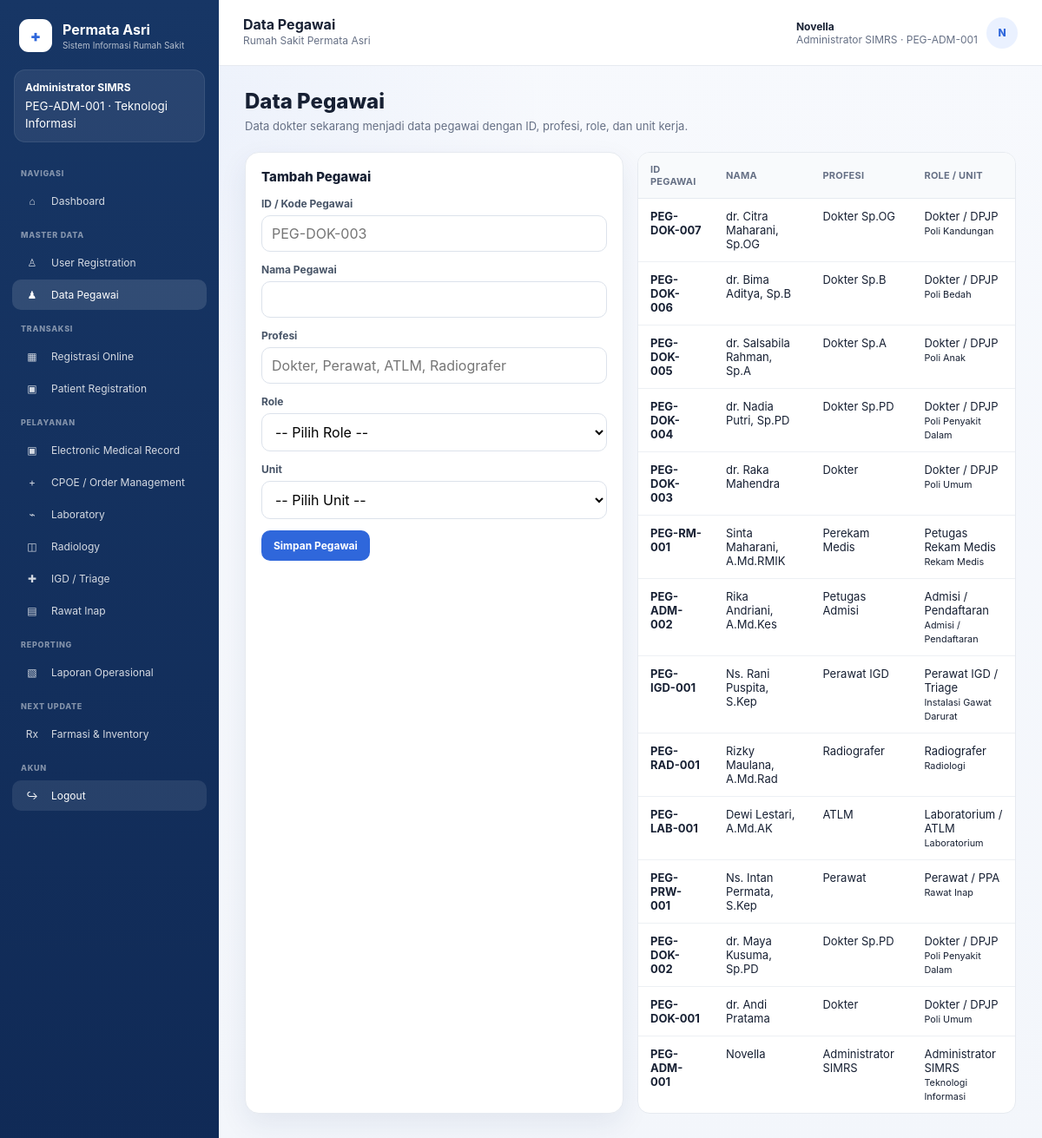
The page /employees.php (signed in) on the database its author committed.
### tables this page shows
CREATE TABLE users (
    id INT AUTO_INCREMENT PRIMARY KEY,
    employee_id INT NOT NULL UNIQUE,
    username VARCHAR(60) NOT NULL UNIQUE,
    password_hash VARCHAR(255) NOT NULL,
    is_active TINYINT(1) NOT NULL DEFAULT 1,
    created_at DATETIME NOT NULL DEFAULT CURRENT_TIMESTAMP,
    CONSTRAINT fk_user_employee FOREIGN KEY (employee_id) REFERENCES employees(id)
);

CREATE TABLE roles (
    id INT AUTO_INCREMENT PRIMARY KEY,
    code VARCHAR(50) NOT NULL UNIQUE,
    name VARCHAR(100) NOT NULL
);

CREATE TABLE employees (
    id INT AUTO_INCREMENT PRIMARY KEY,
    employee_code VARCHAR(30) NOT NULL UNIQUE,
    full_name VARCHAR(150) NOT NULL,
    profession VARCHAR(100) NOT NULL,
    role_id INT NOT NULL,
    unit_id INT NULL,
    is_active TINYINT(1) NOT NULL DEFAULT 1,
    CONSTRAINT fk_employee_role FOREIGN KEY (role_id) REFERENCES roles(id),
    CONSTRAINT fk_employee_unit FOREIGN KEY (unit_id) REFERENCES units(id)
);

CREATE TABLE units (
    id INT AUTO_INCREMENT PRIMARY KEY,
    code VARCHAR(30) NOT NULL UNIQUE,
    name VARCHAR(100) NOT NULL,
    unit_type VARCHAR(30) NOT NULL
);

### database.php (called while the page is built, shortened)
<?php
function db(): PDO
{
    static $pdo = null;
    if ($pdo instanceof PDO) {
        return $pdo;
    }
    $dsn = 'mysql:host=' . DB_HOST . ';dbname=' . DB_NAME . ';charset=utf8mb4';
    $pdo = new PDO($dsn, DB_USER, DB_PASS, [
        PDO::ATTR_ERRMODE => PDO::ERRMODE_EXCEPTION,
        PDO::ATTR_DEFAULT_FETCH_MODE => PDO::FETCH_ASSOC,
        PDO::ATTR_EMULATE_PREPARES => false,
    ]);
    return $pdo;
}

### functions.php (called while the page is built, shortened)
<?php
require_once __DIR__ . '/../config/database.php';
require_once __DIR__ . '/schema_updates.php';
function e(?string $value): string
{
    return htmlspecialchars($value ?? '', ENT_QUOTES, 'UTF-8');
}
function current_user(): ?array
{
    ensure_progress03_schema(db());
    $stmt = db()->prepare(
        'SELECT u.id AS user_id, u.username, e.id AS employee_id, e.employee_code,
                e.full_name, e.profession, r.id AS role_id, r.code AS role_code,
                r.name AS role_name, un.name AS unit_name
         FROM users u
         JOIN employees e ON e.id = u.employee_id
         JOIN roles r ON r.id = e.role_id
         LEFT JOIN units un ON un.id = e.unit_id
         WHERE u.id = ? AND u.is_active = 1
         LIMIT 1'
    );
    $stmt->execute([$_SESSION['user_id']]);
    $user = $stmt->fetch();
    return $user ?: null;
}
function require_login(): array
{
    $user = current_user();
    return $user;
}
function sidebar_menus(int $roleId): array
{
    $stmt = db()->prepare(
        'SELECT DISTINCT m.label, m.icon, m.section_name, m.page_file, m.sort_order
         FROM menus m
         JOIN permissions p ON p.code = m.permission_code
         JOIN role_permissions rp ON rp.permission_id = p.id
         WHERE rp.role_id = ? AND m.is_active = 1
         ORDER BY m.sort_order, m.id'
    );
    $stmt->execute([$roleId]);
    return $stmt->fetchAll();
}

### schema_updates.php (called while the page is built, shortened)
<?php
function ensure_progress03_schema(PDO $pdo): void
{
    $pdo->exec(
        "CREATE TABLE IF NOT EXISTS patient_registration_requests (
            id INT AUTO_INCREMENT PRIMARY KEY,
            request_no VARCHAR(40) NULL UNIQUE,
            nik VARCHAR(16) NOT NULL,
            full_name VARCHAR(150) NOT NULL,
            birth_date DATE NOT NULL,
            gender ENUM('L','P') NOT NULL,
            address TEXT NULL,
            phone VARCHAR(30) NOT NULL,
            email VARCHAR(120) NULL,
            payer VARCHAR(40) NOT NULL DEFAULT 'Umum',
            unit_id INT NOT NULL,
            doctor_employee_id INT NOT NULL,
            schedule_id INT NOT NULL,
            visit_date DATE NOT NULL,
            complaint TEXT NULL,
            status VARCHAR(40) NOT NULL DEFAULT 'Menunggu Verifikasi',
            admin_note TEXT NULL,
            patient_id INT NULL,
            registration_id INT NULL,
            reviewed_by INT NULL,
            reviewed_at DATETIME NULL,
            created_at DATETIME NOT NULL DEFAULT CURRENT_TIMESTAMP,
            INDEX idx_prr_status (status),
            INDEX idx_prr_visit_date (visit_date),
            CONSTRAINT fk_prr_unit FOREIGN KEY (unit_id) REFERENCES units(id),
            CONSTRAINT fk_prr_doctor FOREIGN KEY (doctor_employee_id) REFERENCES employees(id),
            CONSTRAINT fk_prr_schedule FOREIGN KEY (schedule_id) REFERENCES doctor_schedules(id),
            CONSTRAINT fk_prr_patient FOREIGN KEY (patient_id) REFERENCES patients(id),
            CONSTRAINT fk_prr_registration FOREIGN KEY (registration_id) REFERENCES registrations(id),
            CONSTRAINT fk_prr_reviewer FOREIGN KEY (reviewed_by) REFERENCES users(id)
        ) ENGINE=InnoDB"
    );
    $menuCheck = $pdo->prepare('SELECT id FROM menus WHERE page_file=? LIMIT 1');
    $menuCheck->execute(['patient_registration_requests.php']);
    $units = [
        ['PB', 'Poli Bedah', 'POLI'],
        ['PK', 'Poli Kandungan', 'POLI'],
    ];
    $unitInsert = $pdo->prepare(
        'INSERT INTO units (code, name, unit_type)
         SELECT ?, ?, ?
         WHERE NOT EXISTS (SELECT 1 FROM units WHERE code=?)'
    );
    foreach ($units as [$code, $name, $type]) {
        $unitInsert->execute([$code, $name, $type, $code]);
    }
    $roleStmt = $pdo->prepare("SELECT id FROM roles WHERE code='dokter' LIMIT 1");
    $roleStmt->execute();
    $doctorRoleId = (int) $roleStmt->fetchColumn();
    if ($doctorRoleId > 0) {
        $doctorSeeds = [
            ['PEG-DOK-003', 'dr. Raka Mahendra', 'Dokter', 'PU'],
            ['PEG-DOK-004', 'dr. Nadia Putri, Sp.PD', 'Dokter Sp.PD', 'PD'],
            ['PEG-DOK-005', 'dr. Salsabila Rahman, Sp.A', 'Dokter Sp.A', 'PA'],
            ['PEG-DOK-006', 'dr. Bima Aditya, Sp.B', 'Dokter Sp.B', 'PB'],
            ['PEG-DOK-007', 'dr. Citra Maharani, Sp.OG', 'Dokter Sp.OG', 'PK'],
        ];
        $unitIdStmt = $pdo->prepare('SELECT id FROM units WHERE code=? LIMIT 1');
        $employeeExists = $pdo->prepare('SELECT id FROM employees WHERE employee_code=? LIMIT 1');
        foreach ($doctorSeeds as [$employeeCode, $name, $profession, $unitCode]) {
            $employeeExists->execute([$employeeCode]);
            if ($employeeExists->fetchColumn()) {
                continue;
            }
            $unitIdStmt->execute([$unitCode]);
        }
        $scheduleSeeds = [
            ['PEG-DOK-003', 'PU', 'Selasa', '08:00:00', '12:00:00'],
            ['PEG-DOK-003', 'PU', 'Jumat', '08:00:00', '11:00:00'],
            ['PEG-DOK-004', 'PD', 'Senin', '13:00:00', '16:00:00'],
            ['PEG-DOK-004', 'PD', 'Jumat', '09:00:00', '12:00:00'],
            ['PEG-DOK-005', 'PA', 'Senin', '09:00:00', '12:00:00'],
            ['PEG-DOK-005', 'PA', 'Kamis', '13:00:00', '16:00:00'],
            ['PEG-DOK-006', 'PB', 'Selasa', '13:00:00', '16:00:00'],
            ['PEG-DOK-006', 'PB', 'Jumat', '13:00:00', '16:00:00'],
            ['PEG-DOK-007', 'PK', 'Rabu', '09:00:00', '12:00:00'],
            ['PEG-DOK-007', 'PK', 'Sabtu', '08:00:00', '11:00:00'],
        ];
        $employeeIdStmt = $pdo->prepare('SELECT id FROM employees WHERE employee_code=? LIMIT 1');
        $scheduleExists = $pdo->prepare(
            'SELECT id FROM doctor_schedules
             WHERE employee_id=? AND unit_id=? AND day_name=? AND start_time=? AND end_time=? LIMIT 1'
        );
        foreach ($scheduleSeeds as [$employeeCode, $unitCode, $dayName, $startTime, $endTime]) {
            $employeeIdStmt->execute([$employeeCode]);
            $employeeId = (int) $employeeIdStmt->fetchColumn();
            $unitIdStmt->execute([$unitCode]);
            $unitId = (int) $unitIdStmt->fetchColumn();
            $scheduleExists->execute([$employeeId, $unitId, $dayName, $startTime, $endTime]);
        }
    }
}

### employees.php (the view, shortened to what this page needs)
<?php
require_once __DIR__ . '/includes/functions.php';
$user = require_login();
$pageTitle = 'Data Pegawai';
$rows = db()->query(
    'SELECT e.employee_code, e.full_name, e.profession, r.name AS role_name, un.name AS unit_name
     FROM employees e
     JOIN roles r ON r.id = e.role_id
     LEFT JOIN units un ON un.id = e.unit_id
     ORDER BY e.id DESC'
)->fetchAll();
require __DIR__ . '/includes/header.php';
?>
<h1 class="page-title">Data Pegawai</h1>
<p class="page-subtitle">Data dokter sekarang menjadi data pegawai dengan ID, profesi, role, dan unit kerja.</p>
<div class="grid grid-2">
  <div class="card"><h2 class="section-title">Tambah Pegawai</h2><form method="POST">
    <div class="field"><label>ID / Kode Pegawai</label><input class="input" name="employee_code" placeholder="PEG-DOK-003" required></div>
    <div class="field"><label>Nama Pegawai</label><input class="input" name="full_name" required></div>
    <div class="field"><label>Profesi</label><input class="input" name="profession" placeholder="Dokter, Perawat, ATLM, Radiografer" required></div>
    <div class="field"><label>Role</label><select class="input" name="role_id" required><option value="">-- Pilih Role --</option></select></div>
    <div class="field"><label>Unit</label><select class="input" name="unit_id"><option value="">-- Pilih Unit --</option></select></div>
    <button class="btn btn-primary">Simpan Pegawai</button>
  </form></div>
  <div class="table-wrap"><table><thead><tr><th>ID Pegawai</th><th>Nama</th><th>Profesi</th><th>Role / Unit</th></tr></thead><tbody><?php foreach($rows as $r): ?><tr><td><b><?= e($r['employee_code']) ?></b></td><td><?= e($r['full_name']) ?></td><td><?= e($r['profession']) ?></td><td><?= e($r['role_name']) ?><br><small><?= e($r['unit_name'] ?? '-') ?></small></td></tr><?php endforeach; ?></tbody></table></div>
</div>
<?php require __DIR__ . '/includes/footer.php'; ?>

### header.php (shortened to what this page needs)
<?php
$pageTitle = $pageTitle ?? 'SIMRS';
$activeFile = basename($_SERVER['PHP_SELF']);
$menus = sidebar_menus((int) $user['role_id']);
$initials = strtoupper(substr($user['full_name'], 0, 1));
?>
<!DOCTYPE html>
<html lang="id">
<head>
  <link rel="stylesheet" href="assets/css/app.css">
</head>
<body>
  <aside class="sidebar">
    <div class="sidebar-brand">
      <div class="brand-mark">+</div>
      <div>
        <strong>Permata Asri</strong>
        <small>Sistem Informasi Rumah Sakit</small>
      </div>
    </div>
    <div class="role-card">
      <b><?= e($user['role_name']) ?></b>
      <small><?= e($user['employee_code']) ?> · <?= e($user['unit_name'] ?? '-') ?></small>
    </div>
    <?php $section = null; ?>
    <?php foreach ($menus as $menu): ?>
      <?php if ($section !== $menu['section_name']): $section = $menu['section_name']; ?>
        <div class="sidebar-menu-title"><?= e($section) ?></div>
      <?php endif; ?>
      <a class="sidebar-link <?= $activeFile === $menu['page_file'] ? 'active' : '' ?>" href="<?= e($menu['page_file']) ?>">
        <span class="ico"><?= e($menu['icon']) ?></span>
        <span><?= e($menu['label']) ?></span>
      </a>
    <?php endforeach; ?>
    <div class="sidebar-menu-title">AKUN</div>
    <a href="#" class="sidebar-link logout-link" data-open-logout>
      <span class="ico">↪</span><span>Logout</span>
    </a>
  </aside>
  <div class="content-shell">
    <header class="topbar">
      <div>
        <strong><?= e($pageTitle) ?></strong>
        <div class="note">Rumah Sakit Permata Asri</div>
      </div>
      <div class="user-chip">
        <div>
          <strong><?= e($user['full_name']) ?></strong>
          <span><?= e($user['profession']) ?> · <?= e($user['employee_code']) ?></span>
        </div>
        <div class="avatar"><?= e($initials) ?></div>
      </div>
    </header>
    <main class="page-wrap">

### footer.php (shortened to what this page needs)
    </main>
  </div>
</body>
</html>

### rows shown on the page
users: roles.name "Administrator SIMRS", employee.employee_code "PEG-ADM-001", units.name "Teknologi Informasi", employee.full_name "Novella", employee.profession "Administrator SIMRS", employee.full_name "N"
employees: employee_code "PEG-DOK-007", full_name "dr. Citra Maharani, Sp.OG", profession "Dokter Sp.OG", role.name "Dokter / DPJP", unit.name "Poli Kandungan"
employees: employee_code "PEG-DOK-006", full_name "dr. Bima Aditya, Sp.B", profession "Dokter Sp.B", role.name "Dokter / DPJP", unit.name "Poli Bedah"
employees: employee_code "PEG-DOK-005", full_name "dr. Salsabila Rahman, Sp.A", profession "Dokter Sp.A", role.name "Dokter / DPJP", unit.name "Poli Anak"
employees: employee_code "PEG-DOK-004", full_name "dr. Nadia Putri, Sp.PD", profession "Dokter Sp.PD", role.name "Dokter / DPJP", unit.name "Poli Penyakit Dalam"
employees: employee_code "PEG-DOK-003", full_name "dr. Raka Mahendra", profession "Dokter", role.name "Dokter / DPJP", unit.name "Poli Umum"
employees: employee_code "PEG-RM-001", full_name "Sinta Maharani, A.Md.RMIK", profession "Perekam Medis", role.name "Petugas Rekam Medis", unit.name "Rekam Medis"
employees: employee_code "PEG-ADM-002", full_name "Rika Andriani, A.Md.Kes", profession "Petugas Admisi", role.name "Admisi / Pendaftaran", unit.name "Admisi / Pendaftaran"
employees: employee_code "PEG-IGD-001", full_name "Ns. Rani Puspita, S.Kep", profession "Perawat IGD", role.name "Perawat IGD / Triage", unit.name "Instalasi Gawat Darurat"
employees: employee_code "PEG-RAD-001", full_name "Rizky Maulana, A.Md.Rad", profession "Radiografer", role.name "Radiografer", unit.name "Radiologi"
employees: employee_code "PEG-LAB-001", full_name "Dewi Lestari, A.Md.AK", profession "ATLM", role.name "Laboratorium / ATLM", unit.name "Laboratorium"
employees: employee_code "PEG-PRW-001", full_name "Ns. Intan Permata, S.Kep", profession "Perawat", role.name "Perawat / PPA", unit.name "Rawat Inap"
employees: employee_code "PEG-DOK-002", full_name "dr. Maya Kusuma, Sp.PD", profession "Dokter Sp.PD", role.name "Dokter / DPJP", unit.name "Poli Penyakit Dalam"
employees: employee_code "PEG-DOK-001", full_name "dr. Andi Pratama", profession "Dokter", role.name "Dokter / DPJP", unit.name "Poli Umum"
employees: employee_code "PEG-ADM-001", full_name "Novella", profession "Administrator SIMRS", role.name "Administrator SIMRS", unit.name "Teknologi Informasi"

### other values the page prints
$section "NAVIGASI"
$menu['icon'] "⌂"
$menu['label'] "Dashboard"
$section "MASTER DATA"
$menu['icon'] "♙"
$menu['label'] "User Registration"
$menu['icon'] "♟"
$menu['label'] "Data Pegawai"
$section "TRANSAKSI"
$menu['icon'] "▦"
$menu['label'] "Registrasi Online"
$menu['icon'] "▣"
$menu['label'] "Patient Registration"
$section "PELAYANAN"
$menu['label'] "Electronic Medical Record"
